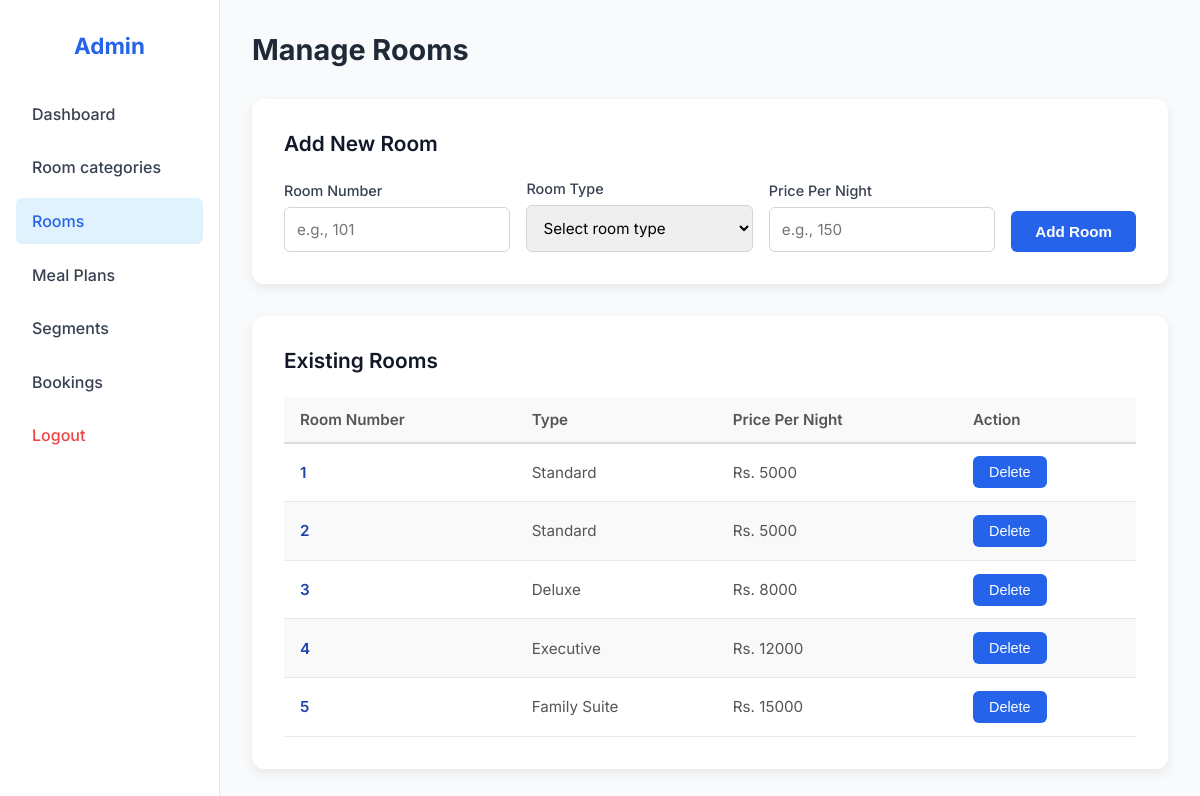
The page /admin/rooms (signed in) on the database as committed earlier.
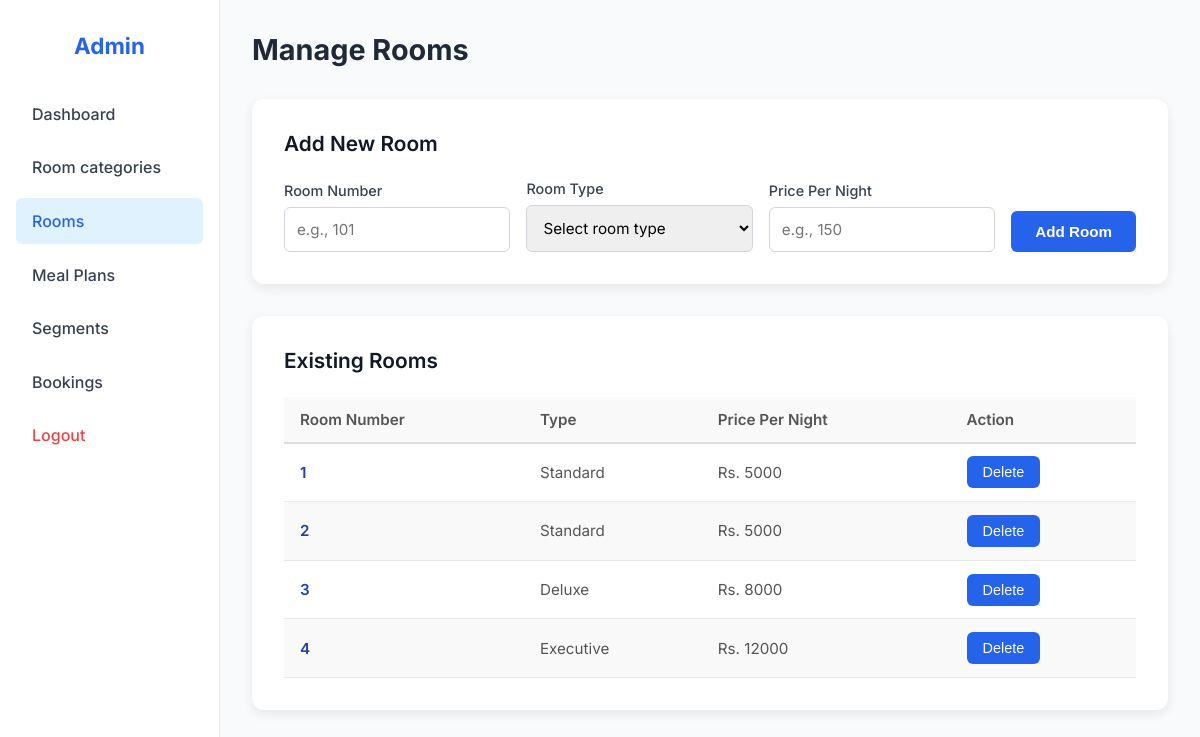
The same page on the database as committed later.
### tables this page shows
CREATE TABLE rooms (
            room_id INTEGER PRIMARY KEY AUTOINCREMENT,
            room_number TEXT UNIQUE NOT NULL,
            room_type_id INTEGER NOT NULL,
            price_per_night INTEGER,
            FOREIGN KEY(room_type_id) REFERENCES room_types(room_type_id) ON DELETE CASCADE
        );

CREATE TABLE room_types (
            room_type_id INTEGER PRIMARY KEY AUTOINCREMENT,
            room_type_name TEXT UNIQUE NOT NULL,
            description TEXT,
            price_per_night INTEGER,
            image_path TEXT
        );

### app.py (the view, shortened to what this page needs)
@app.route("/admin/rooms", methods=["GET", "POST"])
@admin_required
def manage_rooms():
    conn = get_db_connection()
    room_types = conn.execute("SELECT * FROM room_types").fetchall()
    rooms = conn.execute("""
        SELECT r.room_id, r.room_number, t.room_type_name, t.image_path, r.price_per_night,
               t.price_per_night AS type_default_price
        FROM rooms r
        JOIN room_types t ON r.room_type_id = t.room_type_id
        ORDER BY r.room_number
    """).fetchall()
    conn.close()
    return render_template("manage_rooms.html", rooms=rooms, room_types=room_types)

### app.py (called while the page is built)
def get_db_connection():
    conn = sqlite3.connect(DB_PATH)
    conn.row_factory = sqlite3.Row
    conn.execute("PRAGMA foreign_keys = ON")
    return conn

def admin_required(f):
    @wraps(f)
    def decorated(*args, **kwargs):
        if not session.get("is_admin"):
            flash("Admin access required.", "danger")
            return redirect(url_for("login"))
        return f(*args, **kwargs)
    return decorated

### templates/manage_rooms.html (shortened to what this page needs)
<!DOCTYPE html>
<html lang="en">
<head>
    <link rel="stylesheet" href="{{ url_for('static', filename='css/manage_rooms.css') }}">
    <link rel="stylesheet" href="{{ url_for('static', filename='css/flash.css') }}">
</head>
<body>
    <div class="dashboard">
        <aside class="sidebar">
            <h2>Admin</h2>
            <nav>
                <a href="{{ url_for('admin_dashboard') }}">Dashboard</a>
                <a href="{{ url_for('manage_room_types') }}">Room categories</a>
                <a href="{{ url_for('manage_rooms') }}" class="active">Rooms</a>
                <a href="{{ url_for('manage_meal_plans') }}">Meal Plans</a>
                <a href="{{ url_for('manage_market_segments') }}">Segments</a>
                <a href="{{ url_for('admin_view_bookings') }}">Bookings</a>
                <a href="{{ url_for('logout') }}" class="logout">Logout</a>
            </nav>
        </aside>
        <main class="main-content">
            <header class="main-header">
                <h1>Manage Rooms</h1>
            </header>
            <div class="card">
                <h2>Add New Room</h2>
                <form method="POST">
                    <div class="form-group">
                        <label for="room_number">Room Number</label>
                        <input name="room_number" id="room_number" type="text" placeholder="e.g., 101" required>
                    </div>
                    <div class="form-group">
                        <label for="room_type_id">Room Type</label>
                        <select name="room_type_id" id="room_type_id" required>
                            <option value="">Select room type</option>
                        </select>
                    </div>
                    <div class="form-group">
                        <label for="price_per_night">Price Per Night</label>
                        <input name="price_per_night" id="price_per_night" type="number" min="0" step="0.01"
                            placeholder="e.g., 150">
                    </div>
                    <button type="submit" class="btn-primary">Add Room</button>
                </form>
            </div>
            <div class="card">
                <h2>Existing Rooms</h2>
                <div class="table-wrapper">
                    <table>
                        <thead>
                            <tr>
                                <th>Room Number</th>
                                <th>Type</th>
                                <th>Price Per Night</th>
                                <th>Action</th>
                            </tr>
                        </thead>
                        <tbody>
                            {% for r in rooms %}
                            <tr>
                                <td>{{ r.room_number }}</td>
                                <td>{{ r.room_type_name }}</td>
                                <td>Rs. {{ r.price_per_night }}</td>
                                <td>
                                    <form method="POST" action="{{ url_for('delete_room', room_id=r.room_id) }}"
                                        onsubmit="return confirm('Are you sure you want to delete this room?');">
                                        <button type="submit" class="btn-danger">Delete</button>
                                    </form>
                                </td>
                            </tr>
                            {% else %}
                            <tr>
                                <td colspan="4" class="empty-state">No rooms yet.</td>
                            </tr>
                            {% endfor %}
                        </tbody>
                    </table>
                </div>
            </div>
        </main>
    </div>
</body>
</html>

Rows that differ between the two databases and show on the page:
removed rooms: room_number "5", room_type_name "Family Suite", price_per_night "15000"
